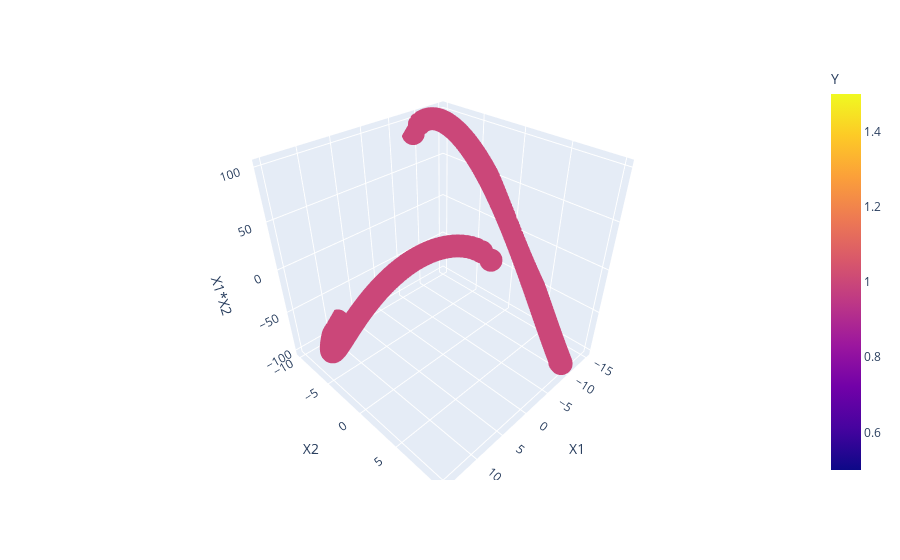

Notebook code cell kept with this figure:
### Code cell
import plotly.express as px
fig = px.scatter_3d(df, x='X1', y='X2', z='X1*X2',color='Y')
fig.show()

### Figure 1 — Plotly figure (JSON) as saved in the notebook; plotly's stock layout.template omitted (floating-point values rounded to 4 significant figures; data arrays with more than 128 entries replaced by an {"elided": "..."} marker saying what was removed)
{"data": [{"hovertemplate": "X1=%{x}<br>X2=%{y}<br>X1*X2=%{z}<br>Y=%{marker.color}<extra></extra>", "legendgroup": "", "marker": {"color": {"elided": "200 int values"}, "coloraxis": "coloraxis", "symbol": "circle"}, "mode": "markers", "name": "", "scene": "scene", "showlegend": false, "type": "scatter3d", "x": {"elided": "200 float values"}, "y": {"elided": "200 float values"}, "z": {"elided": "200 float values"}}], "layout": {"coloraxis": {"colorbar": {"title": {"text": "Y"}}, "colorscale": [[0, "#0d0887"], [0.1111, "#46039f"], [0.2222, "#7201a8"], [0.3333, "#9c179e"], [0.4444, "#bd3786"], [0.5556, "#d8576b"], [0.6667, "#ed7953"], [0.7778, "#fb9f3a"], [0.8889, "#fdca26"], [1, "#f0f921"]]}, "legend": {"tracegroupgap": 0}, "margin": {"t": 60}, "scene": {"domain": {"x": [0, 1], "y": [0, 1]}, "xaxis": {"title": {"text": "X1"}}, "yaxis": {"title": {"text": "X2"}}, "zaxis": {"title": {"text": "X1*X2"}}}}}
